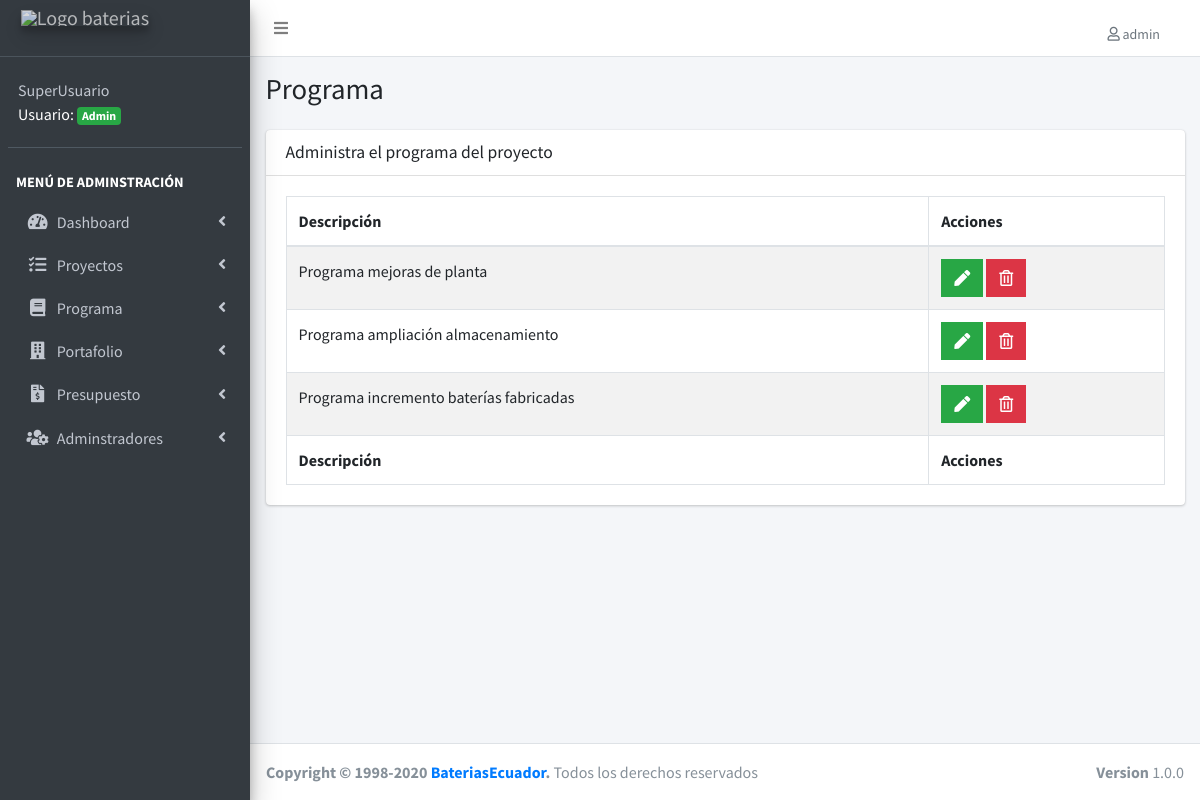
/lista-programa.php (signed in), run on the app's committed database.
### tables this page shows
CREATE TABLE IF NOT EXISTS `programas` (
  `programa_id` int(11) NOT NULL AUTO_INCREMENT,
  `descripcion` varchar(50) NOT NULL DEFAULT '0',
  `editado` datetime DEFAULT NULL,
  PRIMARY KEY (`programa_id`),
  UNIQUE KEY `descripcion` (`descripcion`)
);

### lista-programa.php (the view, shortened to what this page needs)
<?php
include_once('funciones/funciones.php');
include_once('templates/header.php');
include_once('templates/barra.php');
include_once('templates/navegacion.php');
?>
<div class="content-wrapper">
  <section class="content-header">
    <div class="container-fluid">
      <div class="row mb-2">
        <div class="col-sm-6">
          <h1>Programa</h1>
        </div>
      </div>
    </div>
  </section>
  <section class="content">
    <div class="container-fluid">
      <div class="row">
        <div class="col-12">
          <div class="card">
            <div class="card-header">
              <h3 class="card-title">Administra el programa del proyecto </h3>
            </div>
            <div class="card-body">
              <table id="registros" class="table table-bordered table-striped">
                <thead>
                  <tr>
                    <th>Descripción</th>
                    <th>Acciones</th>
                  </tr>
                </thead>
                <tbody>
                  <?php
                  try {
                    $sql = "SELECT * FROM programas";
                    $resultado = $conn->query($sql);
                  } catch (Exception $e) {
                    $error = $e->getMessage();
                    echo $error;
                  }
                  while ($programa = $resultado->fetch_assoc()) {
                  ?>
                    <tr>
                      <td><?php echo $programa['descripcion']; ?></td>
                      <td>
                      <?php if ($_SESSION['nivel'] == 1) : ?>
                        <a href="editar-programa.php?id=<?php echo $programa['programa_id']; ?>" class="btn bg-success btn-flat margin">
                          <i class="fas fa-pen"></i>
                        </a>
                        <a href="#" data-id="<?php echo $programa['programa_id']; ?>" data-tipo="programa" class="btn bg-danger btn-flat margin borrar_registro">
                          <i class="far fa-trash-alt"></i>
                        </a>
                        <?php endif; ?>
                      </td>
                    </tr>
                  <?php } ?>
                </tbody>
                <tfoot>
                  <tr>
                    <th>Descripción</th>
                    <th>Acciones</th>
                  </tr>
                </tfoot>
              </table>
            </div>
          </div>
        </div>
      </div>
    </div>
  </section>
</div>
<?php
include_once('templates/footer.php');
?>

### data on the page
programas: descripcion "Programa mejoras de planta"
programas: descripcion "Programa ampliación almacenamiento"
programas: descripcion "Programa incremento baterías fabricadas"

### other printed values
$_SESSION['usuario'] "admin"
$_SESSION['nombre'] "SuperUsuario"
